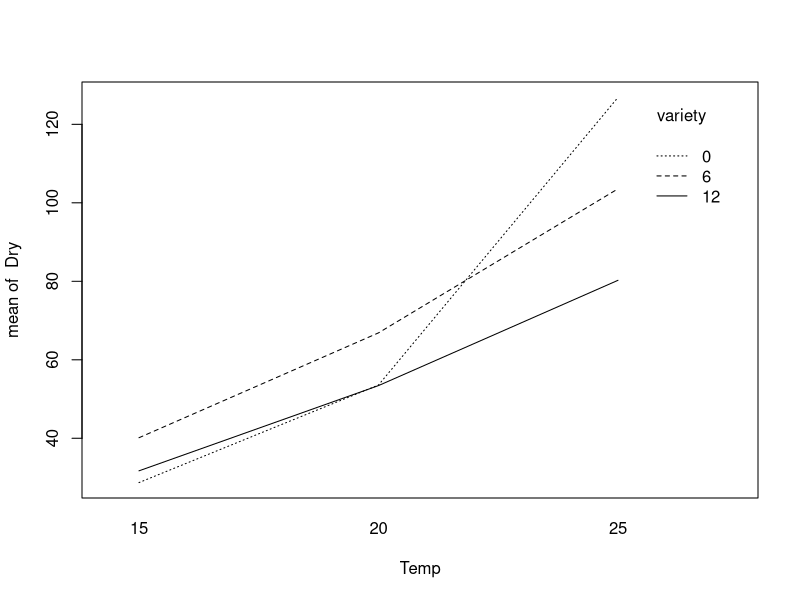

Write R code to recreate this figure.
## ---- chunk 1
a <- 5
dfa <- a-1
b <- 3
dfb <- b-1
dfab <- dfa * dfb
nT<- a * b * 6
dfe <- nT - (a * b)
SSA <- 375
SSB <- 462
SSAB <- 38
SST <- 1128
SSE <- SST - SSA - SSB - SSAB
MSA <- SSA / dfa
MSB <- SSB / dfb
MSAB <- SSAB / dfab
MSE <- SSE / dfe
F_A <- MSA / MSE
F_B <- MSB / MSE
F_AB <- MSAB / MSE
P_A <- pf(F_A, dfa, dfe, lower.tail = F)
P_B <- pf(F_B, dfb, dfe, lower.tail = F)
P_AB <- pf(F_AB, dfab, dfe, lower.tail = F)
## ---- chunk 2
a <- 4
b <- 3
n <- 3
nT <- a * b * n
SSE <- 720
dfa <- a - 1
dfb <- b - 1
dfe <- nT - (a * b)
MSE <- SSE / dfe
## ---- chunk 3
SE <- sqrt(2*MSE/(b*n))
SE
qa <- qtukey(1-0.05, a, dfe)/sqrt(2)
qa
qHSDa <- SE * qa
qHSDa
## ---- chunk 4
g = a*(a-1)/2
BA = qt(1-(0.05/(2*g)), nT - a * b) 
BA
BMSDa = SE * BA
BMSDa
## ---- chunk 5
SE <- sqrt(2*MSE/(a*n))
SE
qb <- qtukey(1-0.05, b, dfe)/sqrt(2)
qb
qHSDb <- SE * qb
qHSDb
## ---- chunk 6
g = b*(b-1)/2
BB = qt(1-(0.05/(2*g)), nT - a * b) 
BB
BMSDb = SE * BB
BMSDb
## ---- chunk 7
dfm <- 8
SSm <- 71692.11
MSE <- 47.413
a <- 3
b <- 3
n <- 8
nT <- a * b * n
dfe<- nT - a * b
dfT <- dfm + dfe
SSE <- MSE * dfe
MSm <- SSm / dfm
F_m <- MSm / MSE
P_m <- pf(F_m, dfm, dfe, lower.tail = F)
## ---- chunk 8
dfa <- a - 1
dfb <- b - 1
dfab <- dfa * dfb
MSA <- 1662.89
MSAB <- 1704.14
SSA <- MSA * dfa
SSAB <- MSAB *dfab
SSB <- SSm - SSA - SSAB
MSB <- SSB / dfb
F_A <- MSA / MSE
F_B <- MSB / MSE
F_AB <- MSAB / MSE
P_A <- pf(F_A, dfa, dfe, lower.tail = F)
P_B <- pf(F_B, dfb, dfe, lower.tail = F)
P_AB <- pf(F_AB, dfab, dfe, lower.tail = F)

## ---- chunk 9
variety <- factor(rep(c(0, 6, 12), each = 3))
Temp <- factor(rep(c(15, 20, 25), times = 3))
Dry <- c(28.71, 53.57, 126.86, 40.14, 66.86, 103.57, 31.71, 53.43, 80.26)

data <- data.frame(variety, Temp, Dry)

## ---- chunk 10
interaction.plot(Temp, variety, Dry)
## ---- chunk 11
SSA <- 1255.24
SSAB <- 882.76
SST <- 4266.31
MSE <- 56.38
a <- 3
b <- 3
n <- 5
nT <- a * b * n
dfa <- a - 1
dfb <- b - 1
dfab <- dfa * dfb
dfe <- nT - a * b
SSE <- MSE * dfe
SSB <- SST - SSA - SSAB - SSE
MSA <- SSA / dfa
MSB <- SSB / dfb
MSAB <- SSA / dfab
F_A <- MSA / MSE
F_B <- MSB / MSE
F_AB <- MSAB / MSE
P_A <- pf(F_A, dfa, dfe, lower.tail = F)
P_B <- pf(F_B, dfb, dfe, lower.tail = F)
P_AB <- pf(F_AB, dfab, dfe, lower.tail = F)
## ---- chunk 12
y11 <- 22.3
y12 <- 19.8
y31 <- 28
y32 <- 26
L_hat <- 0.5 * y11 + 0.5 * y12 - 0.5 * y31 - 0.5 * y32
L_hat
## ---- chunk 13
n <- 5
s_L <- sqrt(MSE * ((4 * (1/2)^2)/n))
s_L
## ---- chunk 14
t <- L_hat/s_L
t
pt(t, dfe)
## ---- chunk 15
n <- 72 + 180 + 15 + 32
SSE1 <- 42088
SSE2 <- 42122
SSE3 <- 42873
## ---- chunk 16
dfr <- n - 3 
dff <- n - 4
F_a <- ((SSE2 - SSE1)/(dfr - dff))/(SSE1/dff)
P_a <- pf(F_a, dfr - dff, dff )
P_a
## ---- chunk 17
dfr <- n - 3 
dff <- n - 4
F_b <- ((SSE3 - SSE1)/(dfr - dff))/(SSE1/dff)
P_b <- pf(F_b, dfr - dff, dff )
P_b
